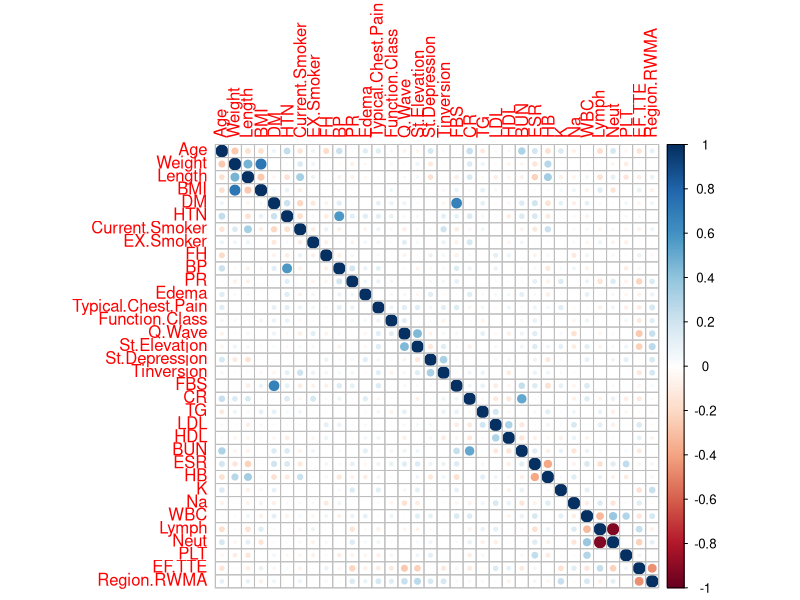
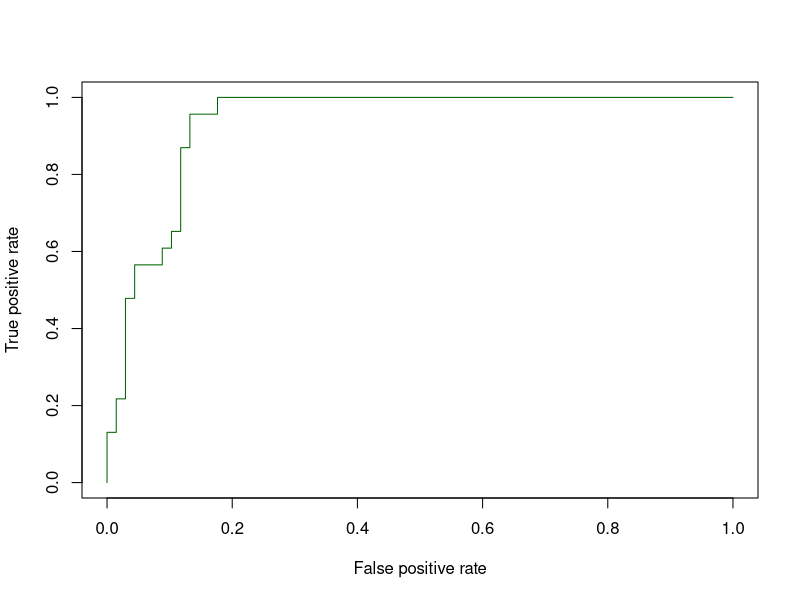
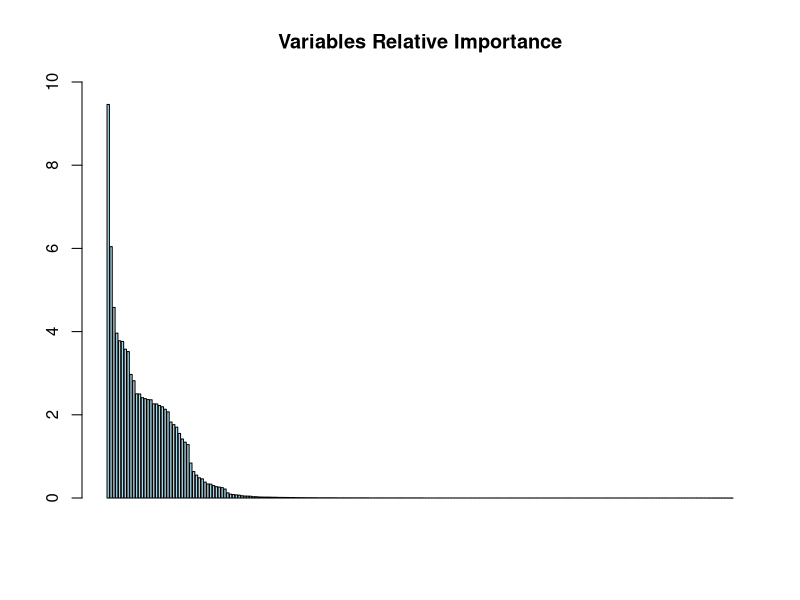

R code for these plots, in order:
##########library##########
library(corrplot)
library(glmnet)
library(e1071)
library(randomForest)
library(caret)
library(dplyr)
library(caret)


rm(list = ls())
CAD4 = read.csv("CAD4.csv")


##########Data Cleaning
options(digits = 5)

#get the summary of the CAD4 dataset
summary(CAD4)

#look at the type of each variable in the dataset
str(CAD4)

#remove the NULL value in the dataset
new_CAD4 = na.omit(CAD4)
new_CAD4


#get all the categorical attributes and remove the NA values
CAD4_cat = subset(new_CAD4, select = c(Sex,Obesity,CRF,CVA,`Airway.disease`,`Thyroid.Disease`,CHF,DLP,
                                       `Weak.Peripheral.Pulse`,`Lung.rales`,`Systolic.Murmur`,`Diastolic.Murmur`,Dyspnea,Atypical,Nonanginal,
                                       `Exertional.CP`,`LowTH.Ang`,LVH,`Poor.R.Progression`,BBB,VHD,Cath))


#get all the real-valued attributes and remove the NA values
CAD4_num = subset(new_CAD4, select = -c(Sex,Obesity,CRF,CVA,`Airway.disease`,`Thyroid.Disease`,CHF,DLP,
                                        `Weak.Peripheral.Pulse`,`Lung.rales`,`Systolic.Murmur`,`Diastolic.Murmur`,Dyspnea,Atypical,Nonanginal,
                                        `Exertional.CP`,`LowTH.Ang`,LVH,`Poor.R.Progression`,BBB,VHD,Cath))

CAD4_num


#plot a heatmap to see the correlation of all the variables
factor_vars <- names(which(sapply(CAD4_num, class) == "factor"))
numeric_vars <- setdiff(colnames(CAD4_num), factor_vars)
numeric_vars <- setdiff(numeric_vars, "Cath")
numeric_vars
numeric_vars_mat <- as.matrix(CAD4_num[, numeric_vars, drop=FALSE])
numeric_vars_cor <- cor(numeric_vars_mat)
numeric_vars_cor
corrplot(numeric_vars_cor)



#convert the character to factor
new_CAD4[sapply(new_CAD4, is.character)] = lapply(new_CAD4[sapply(new_CAD4, is.character)],
                                                   as.factor)


#split the dataset into training set and testing set
train.row = sample(1:nrow(new_CAD4), 0.7*nrow(new_CAD4))
CAD4.train = new_CAD4[train.row,]
CAD4.test = new_CAD4[-train.row,]
CAD4.test
CAD4.train


#Random Forest
CAD4_randomforest = randomForest(Cath ~., data = CAD4.train, importance = TRUE)

#Random Forest
#Calculate the accuracy for Random Forest
CAD4_pred_randomforest = predict(CAD4_randomforest, CAD4.test)

#Create confusion matrix
randomforest_confusion = table(Predicted = CAD4_pred_randomforest, Actual = CAD4.test$Cath)
randomforest_confusion

#calculate the accuracy of random forest with confusion matrix
table = confusionMatrix(CAD4_pred_randomforest,CAD4.test$Cath)
confusion_value = table$overall['Accuracy']
confusion_value


# define the control using a random forest selection function
control = rfeControl(functions=rfFuncs, method="cv", number=10)
# run the RFE algorithm
results <- rfe(new_CAD4[,1:55], new_CAD4[,56], sizes=c(1:8), rfeControl=control)

# summarize the results
results
# list the chosen features
predictors(results)


library(ROCR)
#Random Forest
CAD4_pred_RF_test = predict(CAD4_randomforest, CAD4.test, type="prob")
CAD4_pred_RF = prediction( CAD4_pred_RF_test[,2], CAD4.test$Cath)

#Look at the performance of random forest
CAD4_perf_RF = performance(CAD4_pred_RF,"tpr","fpr")
#Plot a simple ROC curve
plot(CAD4_perf_RF, col = "darkgreen")



#Computing AUC for Random Forest
CAD4_AUC_RF = performance(CAD4_pred_RF, "auc")
value = as.numeric(CAD4_AUC_RF@y.values)
value



# estimate variable importance for Random Forest
importance = varImp(CAD4_randomforest)
importance[order(importance[,1]),]
#Plot a barchart of the variable importance
barplot(CAD4_randomforest$importance[order(CAD4_randomforest$importance, decreasing = TRUE)],
        ylim = c(0, 10), main = "Variables Relative Importance",
        col = "lightblue")


#Perform cross validation for random forest
CAD4_rfcv = rfcv(trainx = CAD4.train[,-c(19)],	trainy = CAD4.train[,c(19)],	cv.fold=10,	scale="log",	step=0.5)
CAD4_rfcv
CAD4_cvrandomforest = randomForest(Cath~., data = CAD4.train, na.action = na.exclude, ntree=500, mtry=20)
CAD4_cvrandomforest
CAD4_pred_cvRF = predict(CAD4_cvrandomforest, CAD4.test)

#calculate the accuracy of random forest for cross validation with confusion matrix
RF_confusion_matrix = table(Predicted_Class = CAD4_pred_cvRF, Actual_Class = CAD4.test$Cath)
c1 = (RF_confusion_matrix[1,1]+RF_confusion_matrix[2,2])/
  sum(RF_confusion_matrix)

c1


# CAD4.test = subset(CAD4.test, select = -c(Obesity,LDL,Weight,Na,WBC,Length,CVA,`Airway.disease`,CHF,DLP,
#                                         `Systolic.Murmur`,BMI,HDL,Neut,Edema,`EX.Smoker`,LVH,`Exertional.CP`,
#                                         `LowTH.Ang`))
# 
# CAD4.train = subset(CAD4.train, select = -c(Obesity,LDL,Weight,Na,WBC,Length,CVA,`Airway.disease`,CHF,DLP,
#                                            `Systolic.Murmur`,BMI,HDL,Neut,Edema,`EX.Smoker`,LVH,`Exertional.CP`,
#                                            `LowTH.Ang`))
